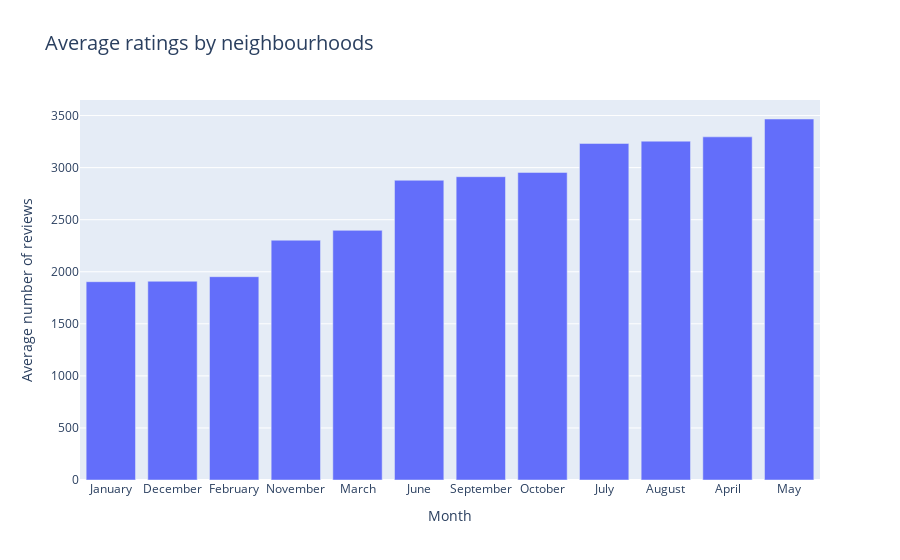

Notebook source saved alongside this figure:
### Code cell
fig = px.bar(
    month_mean,
    x='month',
    y='mean',
    title='Average ratings by neighbourhoods'
)

fig.update_layout(xaxis_title = "Month",
                  yaxis_title = "Average number of reviews", 
                  title_font_size = 20)

fig.show()

### Figure 1 — Plotly figure (JSON) as saved in the notebook; plotly's stock layout.template omitted (floating-point values rounded to 4 significant figures)
{"data": [{"alignmentgroup": "True", "hovertemplate": "month=%{x}<br>mean=%{y}<extra></extra>", "legendgroup": "", "marker": {"color": "#636efa", "pattern": {"shape": ""}}, "name": "", "offsetgroup": "", "orientation": "v", "showlegend": false, "textposition": "auto", "type": "bar", "x": ["January", "December", "February", "November", "March", "June", "September", "October", "July", "August", "April", "May"], "xaxis": "x", "y": [1904.0, 1909.0, 1953.0, 2303, 2397.0, 2879.0, 2913.0, 2954.0, 3232.0, 3254.0, 3296.0, 3467], "yaxis": "y"}], "layout": {"barmode": "relative", "legend": {"tracegroupgap": 0}, "title": {"font": {"size": 20}, "text": "Average ratings by neighbourhoods"}, "xaxis": {"anchor": "y", "domain": [0, 1], "title": {"text": "Month"}}, "yaxis": {"anchor": "x", "domain": [0, 1], "title": {"text": "Average number of reviews"}}}}
